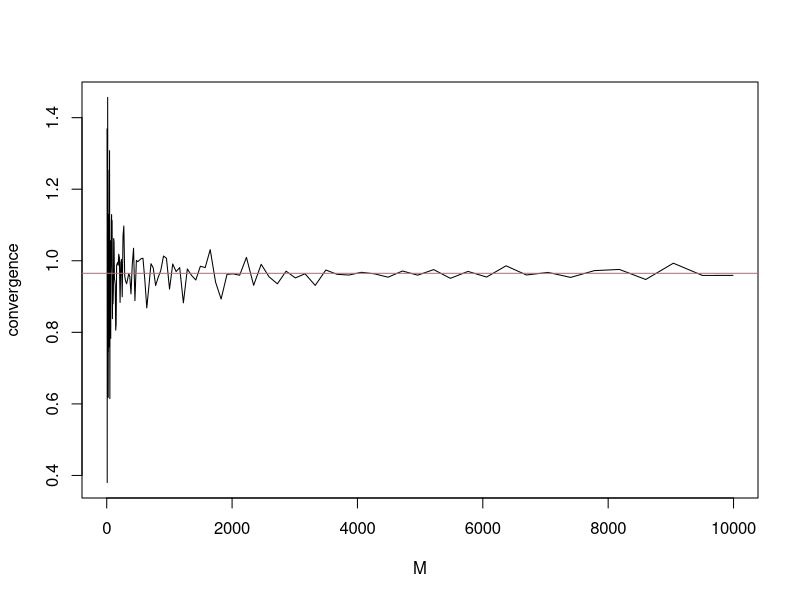

Write R code to recreate this figure.
# Exemplo slide 9/40 Monte Carlo Method

# declaracao da funcao
f = function (theta)
{
  a=(cos(50*theta) + sin(20*theta))^2
  return(a)
}

# tamanho da amostra
M = seq(from=log(5), to=log(10000), by=0.05)
length(M)
M = unique(round(exp(M), digits=0))

convergence = rep(NA, length(M))
for (j in 1:length(M)) {

    # extracao da amostra
  thetas = runif(M[j], 0, 1)
  
  # inicializacao do vetor de retorno 
  # (calculo da funcao f para cada theta)
  result = rep(NA, M[j])
  
  for (i in 1:M[j])
  {
    result[i] = f(thetas[i])
  }
  
  convergence[j] = mean(result)
  
}

plot(M, convergence, type="l")
abline(a=0.965, b=0, col=2)

